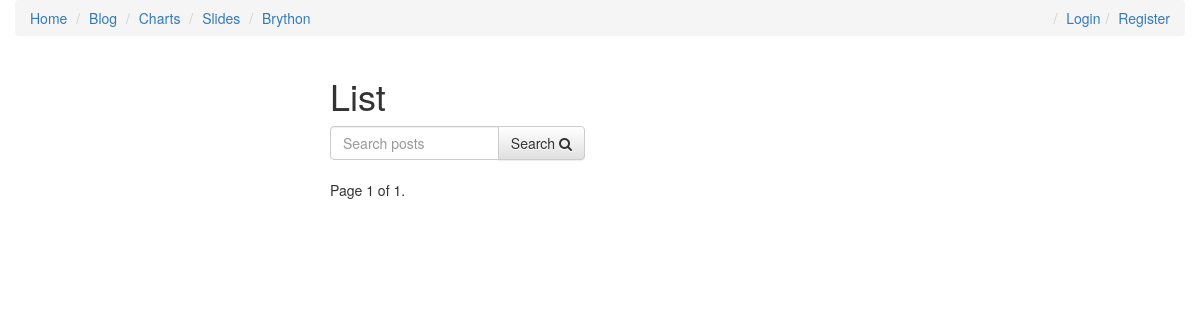
/posts/, run on an earlier commit of the app's database.
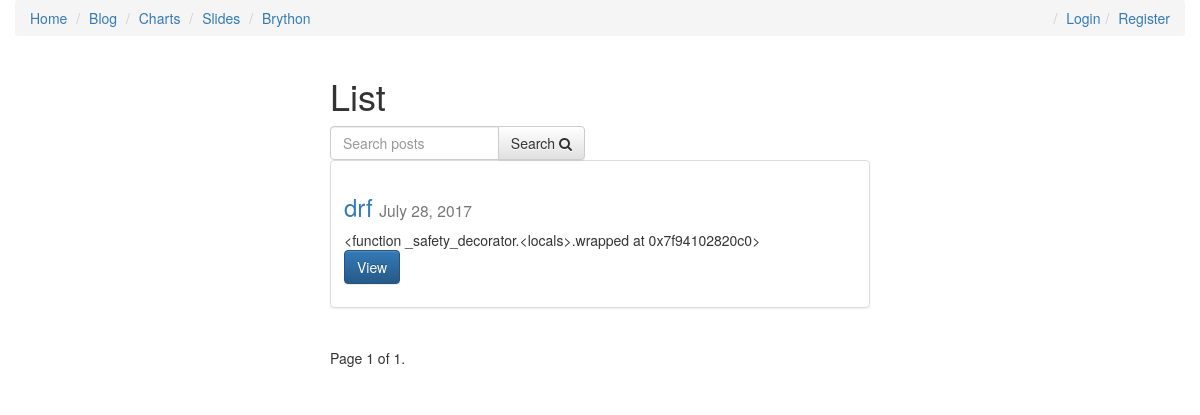
And on a later commit of the database.
### posts/models.py (models this page shows, shortened)
class Post(models.Model):
    user = models.ForeignKey(settings.AUTH_USER_MODEL, default=1)
    title = models.CharField(max_length=120)
    slug = models.SlugField(unique=True)
    image = models.ImageField(upload_to=upload_location,
            null=True,
            blank=True,
            width_field="width_field",
            height_field="height_field")
    height_field = models.IntegerField(default=0)
    width_field = models.IntegerField(default=0)
    content = models.TextField()
    draft = models.BooleanField(default=False)
    publish = models.DateField(auto_now=False, auto_now_add=False)
    read_time =  models.IntegerField(default=0) # models.TimeField(null=True, blank=True) #assume minutes
    updated = models.DateTimeField(auto_now=True, auto_now_add=False)
    timestamp = models.DateTimeField(auto_now=False, auto_now_add=True)
    objects = PostManager()
    def get_absolute_url(self):
        return reverse("posts:detail", kwargs={"slug": self.slug})
    class Meta:
        ordering = ["-timestamp", "-updated"]
    def get_markdown(self):
        content = self.content
        markdown_text = markdown(content)
        return mark_safe(markdown_text)

### posts/views.py (the view, shortened to what this page needs)
def post_list(request):
	today = timezone.now().date()
	queryset_list = Post.objects.active() #.order_by("-timestamp")
	if request.user.is_staff or request.user.is_superuser:
		queryset_list = Post.objects.all()
	query = request.GET.get("q")
	paginator = Paginator(queryset_list, 8) # Show 25 contacts per page
	page_request_var = "page"
	page = request.GET.get(page_request_var)
	try:
		queryset = paginator.page(page)
	except PageNotAnInteger:
		queryset = paginator.page(1)
	except EmptyPage:
		queryset = paginator.page(paginator.num_pages)
	context = {
		"object_list": queryset,
		"title": "List",
		"page_request_var": page_request_var,
		"today": today,
	}
	return render(request, "post_list.html", context)

### posts/models.py (called while the page is built)
    def active(self, *args, **kwargs):
        return super(PostManager, self).filter(draft=False).filter(publish__lte=timezone.now())

### templates/post_list.html (shortened to what this page needs)
{% extends "base.html" %}
{% load staticfiles %}
{% block content %}
<div class='col-sm-6 col-sm-offset-3'>
    <h1>{{ title }}</h1>
<form method='GET' action='' class='row'>
        <div class='col-sm-6'>
            <div class='input-group'>
                <input class='form-control' type='text' name='q' placeholder='Search posts' value='{{ request.GET.q }}'/>
                <span class='input-group-btn'>
                    <button class='btn btn-default' type='submit'>Search <i class="fa fa-search"></i></button>
                </span>
            </div>
        </div>
</form>
{% for obj in object_list %}
<div class="row">
  <div class="col-sm-12">
    <div class="thumbnail">
      <div class="caption post-detail-item">
        <h3><a href='{{ obj.get_absolute_url }}'>{{ obj.title }}</a> <small>{{ obj.publish }}</small></h3>
        {{ obj.get_markdown|truncatechars_html:120 }}
        <p><a href="{{ obj.get_absolute_url }}" class="btn btn-primary" role="button">View</a></p>
      </div>
    </div>
  </div>
</div>
{% endfor %}
<div class="pagination">
    <span class="step-links">
        <span class="current">
            Page {{ object_list.number }} of {{ object_list.paginator.num_pages }}.
        </span>
    </span>
</div>
</div>
{% endblock content %}

What changed in the data, as far as the page shows it:
added Post: title "drf", publish "July 28, 2017", get_markdown "<function _safety_decorator.<locals>.wrapped at 0x7f94102820c0>"
